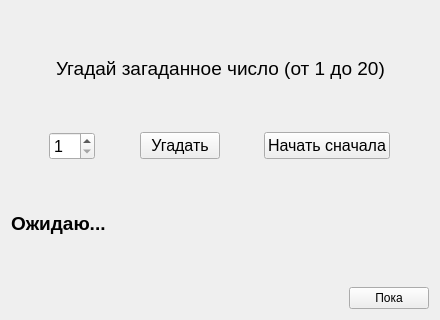
<?xml version="1.0" encoding="UTF-8"?>
<ui version="4.0">
 <class>WidgetGame</class>
 <widget class="QWidget" name="WidgetGame">
  <property name="geometry">
   <rect>
    <x>0</x>
    <y>0</y>
    <width>440</width>
    <height>320</height>
   </rect>
  </property>
  <property name="windowTitle">
   <string>WidgetGame</string>
  </property>
  <layout class="QVBoxLayout" name="verticalLayout">
   <item>
    <layout class="QHBoxLayout" name="horizontalLayout_3">
     <item>
      <spacer name="horizontalSpacer_7">
       <property name="orientation">
        <enum>Qt::Horizontal</enum>
       </property>
       <property name="sizeHint" stdset="0">
        <size>
         <width>40</width>
         <height>20</height>
        </size>
       </property>
      </spacer>
     </item>
     <item>
      <widget class="QLabel" name="mainLabel">
       <property name="font">
        <font>
         <pointsize>14</pointsize>
        </font>
       </property>
       <property name="text">
        <string>Угадай загаданное число (от 1 до 20)</string>
       </property>
      </widget>
     </item>
     <item>
      <spacer name="horizontalSpacer_8">
       <property name="orientation">
        <enum>Qt::Horizontal</enum>
       </property>
       <property name="sizeHint" stdset="0">
        <size>
         <width>40</width>
         <height>20</height>
        </size>
       </property>
      </spacer>
     </item>
    </layout>
   </item>
   <item>
    <layout class="QHBoxLayout" name="horizontalLayout">
     <item>
      <spacer name="horizontalSpacer_3">
       <property name="orientation">
        <enum>Qt::Horizontal</enum>
       </property>
       <property name="sizeHint" stdset="0">
        <size>
         <width>40</width>
         <height>20</height>
        </size>
       </property>
      </spacer>
     </item>
     <item>
      <widget class="QSpinBox" name="spinBox">
       <property name="font">
        <font>
         <pointsize>12</pointsize>
        </font>
       </property>
       <property name="minimum">
        <number>1</number>
       </property>
       <property name="maximum">
        <number>20</number>
       </property>
      </widget>
     </item>
     <item>
      <spacer name="horizontalSpacer">
       <property name="orientation">
        <enum>Qt::Horizontal</enum>
       </property>
       <property name="sizeHint" stdset="0">
        <size>
         <width>40</width>
         <height>20</height>
        </size>
       </property>
      </spacer>
     </item>
     <item>
      <widget class="QPushButton" name="guessBtn">
       <property name="font">
        <font>
         <pointsize>12</pointsize>
        </font>
       </property>
       <property name="text">
        <string>Угадать</string>
       </property>
      </widget>
     </item>
     <item>
      <spacer name="horizontalSpacer_2">
       <property name="orientation">
        <enum>Qt::Horizontal</enum>
       </property>
       <property name="sizeHint" stdset="0">
        <size>
         <width>40</width>
         <height>20</height>
        </size>
       </property>
      </spacer>
     </item>
     <item>
      <widget class="QPushButton" name="startOverBtn">
       <property name="font">
        <font>
         <pointsize>12</pointsize>
        </font>
       </property>
       <property name="text">
        <string>Начать сначала</string>
       </property>
      </widget>
     </item>
     <item>
      <spacer name="horizontalSpacer_4">
       <property name="orientation">
        <enum>Qt::Horizontal</enum>
       </property>
       <property name="sizeHint" stdset="0">
        <size>
         <width>40</width>
         <height>20</height>
        </size>
       </property>
      </spacer>
     </item>
    </layout>
   </item>
   <item>
    <widget class="QLabel" name="infoLabel">
     <property name="font">
      <font>
       <pointsize>14</pointsize>
       <weight>75</weight>
       <bold>true</bold>
      </font>
     </property>
     <property name="text">
      <string>Ожидаю...</string>
     </property>
    </widget>
   </item>
   <item>
    <layout class="QHBoxLayout" name="horizontalLayout_2">
     <item>
      <spacer name="horizontalSpacer_5">
       <property name="orientation">
        <enum>Qt::Horizontal</enum>
       </property>
       <property name="sizeHint" stdset="0">
        <size>
         <width>368</width>
         <height>20</height>
        </size>
       </property>
      </spacer>
     </item>
     <item>
      <widget class="QPushButton" name="closeBtn">
       <property name="text">
        <string>Пока</string>
       </property>
      </widget>
     </item>
    </layout>
   </item>
  </layout>
 </widget>
 <resources/>
 <connections>
  <connection>
   <sender>closeBtn</sender>
   <signal>clicked()</signal>
   <receiver>WidgetGame</receiver>
   <slot>close()</slot>
   <hints>
    <hint type="sourcelabel">
     <x>497</x>
     <y>288</y>
    </hint>
    <hint type="destinationlabel">
     <x>544</x>
     <y>120</y>
    </hint>
   </hints>
  </connection>
 </connections>
</ui>
